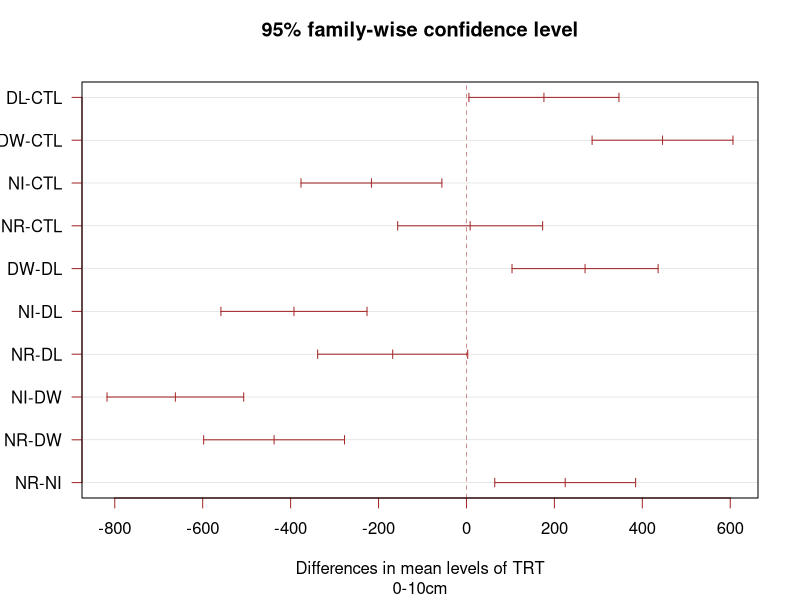
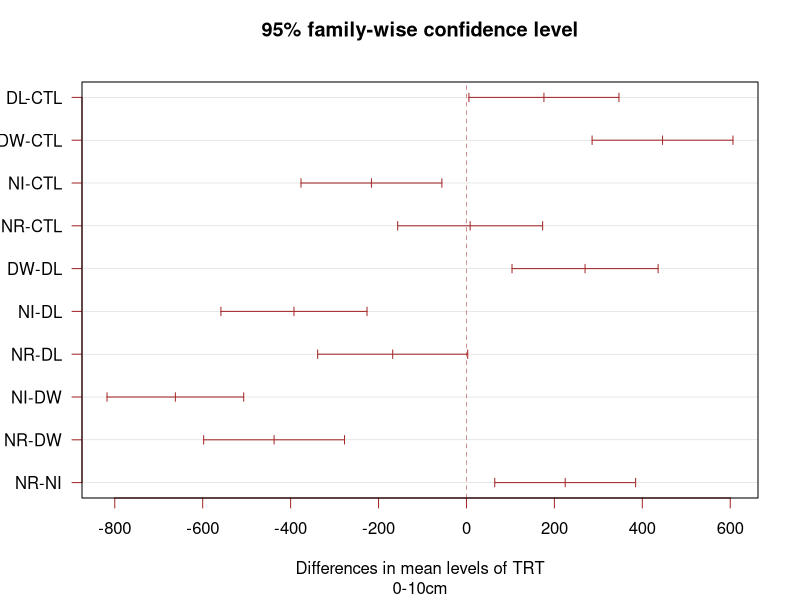

Write R code to recreate these figures, in order.
library(ggplot2)
library(multcompView)
library(dplyr)

setwd("C:/github/DIRT20/Stats/Respiration")

data <- read.csv("DIRT respiration_Day50.csv", as.is=T)

# What is the effect of the treatment on the value ?
attach(data)
model=lm(X12C ~ TRT )
ANOVA=aov(model)

# Tukey test to study each pair of treatment :
TUKEY <- TukeyHSD(x=ANOVA, 'TRT', conf.level=0.95)

# Tuckey test representation :
plot(TUKEY , las=1 , col="brown", sub="0-10cm")

#Save TukeyHSD plot
jpeg('DIRT20_respiration_TukeyHSD_0-10cm.jpg')
plot(TUKEY , las=1 , col="brown", sub="0-10cm")
dev.off()

#Save tukeyHSD table
write.csv(as.data.frame(TUKEY$Trt), "DIRT20_respiration_TukeyHSD_0-10cm.csv")

                        
